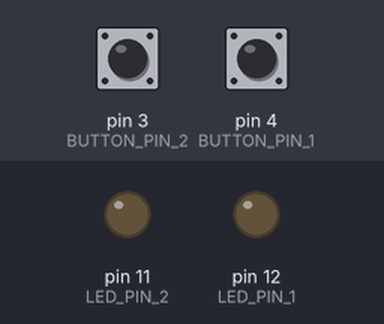
The sketch below on a simulated Arduino Nano, built with avr-gcc and run on an emulated ATmega328P. Parts: output pins drawn as LEDs (lit = HIGH). Dashed ring = blinking. The test bench sets the inputs (shaded band); at power-on: pin 3 (BUTTON_PIN_2) HIGH, pin 4 (BUTTON_PIN_1) HIGH. What the sketch prints to the serial monitor is not drawn.

Above: at 1.2 s.
1.3 s: pin 3 (BUTTON_PIN_2) pulled LOW for 1 s
At 1.55 s:
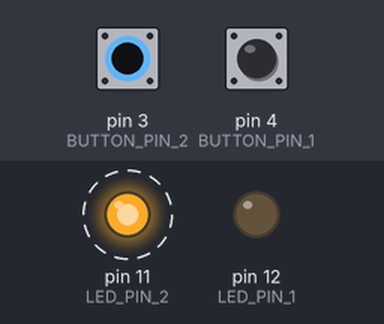
4.3 s: pin 4 (BUTTON_PIN_1) pulled LOW for 3.2 s
At 4.55 s:
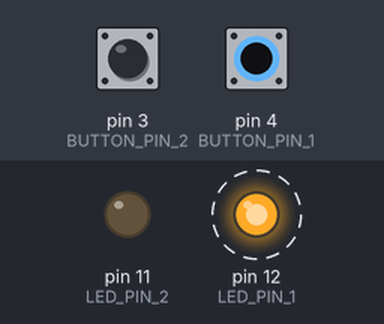
9.0 s: pin 3 (BUTTON_PIN_2) pulled LOW for 3.2 s
At 13.3 s:
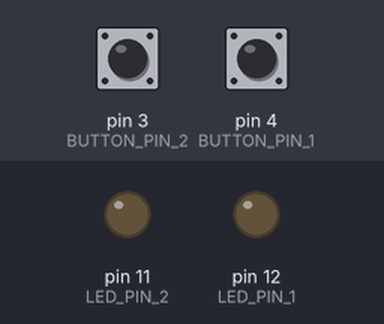
13.7 s: pin 3 (BUTTON_PIN_2) driven LOW and pin 4 (BUTTON_PIN_1) driven LOW
At 13.85 s:
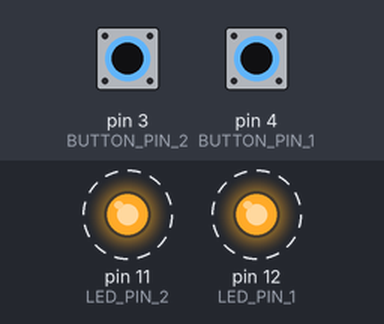
16.7 s: pin 3 (BUTTON_PIN_2) driven HIGH
At 16.85 s:
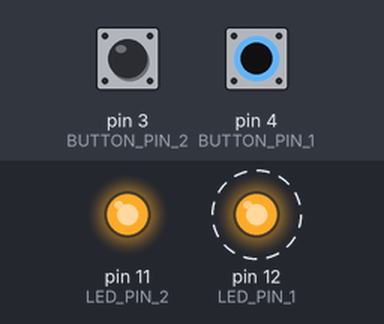
19.7 s: pin 4 (BUTTON_PIN_1) driven HIGH
At 19.7 s:
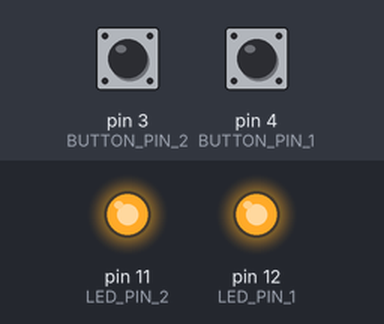
Timing chart, 0 to 22.2 s (numbered marks = the images above; inputs shaded):
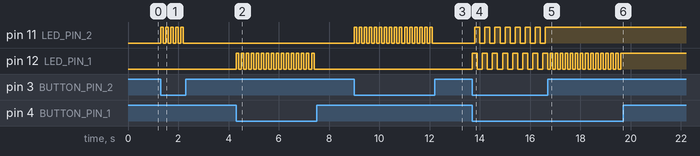

Measured:
- after the input at 1.3 s, pin 11 (LED_PIN_2): alternates HIGH for 0.10 s and LOW for 0.10 s, 10 changes in all, then stays LOW, starting at once
- after the input at 4.3 s, pin 12 (LED_PIN_1): alternates HIGH for 0.10 s and LOW for 0.10 s, 32 changes in all, then stays LOW, starting at once
- after the input at 9.0 s, pin 11 (LED_PIN_2): alternates HIGH for 0.10 s and LOW for 0.10 s, 32 changes in all, then stays LOW, starting at once
- after the input at 13.7 s, pin 11 (LED_PIN_2): alternates HIGH for 0.20 s and LOW for 0.20 s, starting after 0.10 s; pin 12 (LED_PIN_1): alternates HIGH for 0.20 s and LOW for 0.20 s, starting at once
- after the input at 16.7 s, pin 11 (LED_PIN_2): stops changing and stays HIGH; pin 12 (LED_PIN_1): alternates HIGH for 0.10 s and LOW for 0.10 s, starting after 0.10 s
- after the input at 19.7 s, pin 12 (LED_PIN_1): stops changing and stays HIGH

The sketch:

IR_remote.ino
```cpp
//Simple script that will make some LEDs blink that confirm the fact that the buttons work
//Arduino will send two signals - 1 or 2 - depending on what button was pressed
//Made by Razvan Ruxandari for SM Project

// HOW TO CONFIG:
// Considering that you're working in Arduino IDE like I did,
// the following settings need to be done:
//
// Tools -> Board -> Arduino Nano
// Tools -> Processor -> ATMega328(old bootloader)
//-the new one won't work without external programmer
// Tools -> Port -> /dev/ttyUSB[port_number]

#define BUTTON_PIN_1 4
#define BUTTON_PIN_2 3
#define LED_PIN_1 12
#define LED_PIN_2 11

int button1PressCount = 0;
int button2PressCount = 0;

void setup() {
  Serial.begin(9600);
  pinMode(BUTTON_PIN_1, INPUT_PULLUP);
  pinMode(BUTTON_PIN_2, INPUT_PULLUP);
  pinMode(LED_PIN_1, OUTPUT);
  pinMode(LED_PIN_2, OUTPUT);
}

void loop() {
  // Button 1 handling
  if (digitalRead(BUTTON_PIN_1) == LOW) {
    digitalWrite(LED_PIN_1, !digitalRead(LED_PIN_1)); // Toggle LED 1
    button1PressCount++; // Increment button 1 press count
    Serial.write('1'); // Send signal to Raspberry Pi
    delay(100); // Debounce delay
  }

  // Button 2 handling
  if (digitalRead(BUTTON_PIN_2) == LOW) {
    digitalWrite(LED_PIN_2, !digitalRead(LED_PIN_2)); // Toggle LED 2
    button2PressCount++; // Increment button 2 press count
    Serial.write('2'); // Send signal to Raspberry Pi
    delay(100); // Debounce delay
  }
}
```
